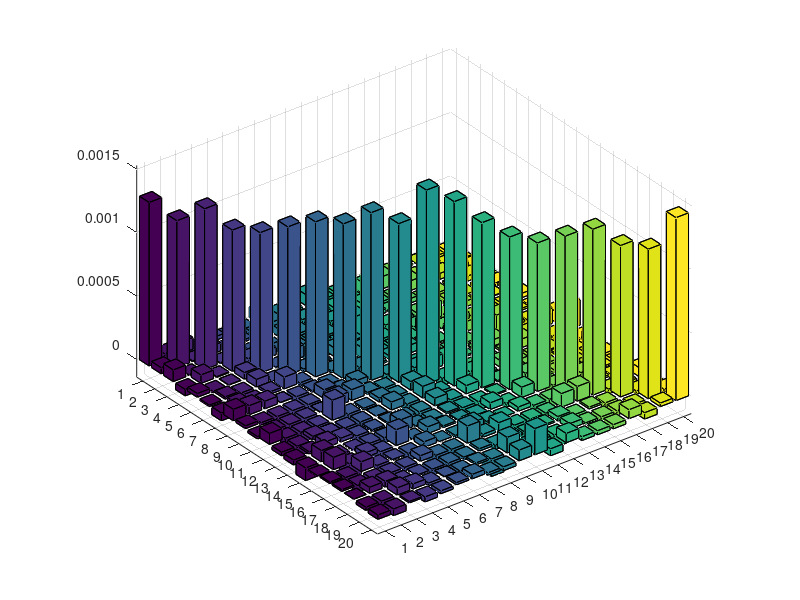

Source code (MATLAB):
%Macierz kowariancji estymatora

clear all;
close all;
D = 20;
mu = 0;
sigma = 1;
mu = ones(1,D)*mu;
N = 1000;

sigma = eye(D)*sigma;
rng('default')  % For reproducibility
X = mvnrnd(mu,sigma,N);
a = [1,4,7,3,2,6,1,9,3,2,1,5,4,7,4,3,9,0,1,2];

e = normrnd(0,1,[N,1]);
Zn = zeros(N,N);
Zs = zeros(N,N);
Yn = zeros(N,N);
Ys = zeros(N,N);
for i=1:N
   e_new = normrnd(0,1,[N,1]);
   Zn(:,i) = e_new;
   Zs(:,i) = e_new + 0.5*e;
   temp = X * a';
   for j=1:N
       Yn(j,i) =  temp(j) + Zn(j,i);
   end
   for j=1:N
       Ys(j,i) =  temp(j) + Zs(j,i);
   end
   e = e_new;
end
R = cov(Zs);
covEstym1 = 1 * (X'*X)^(-1); %Brak korelacji
covEstym2 = (X'*X)^(-1)*X'*R*X*(X'*X)^(-1);
bar3(covEstym2)